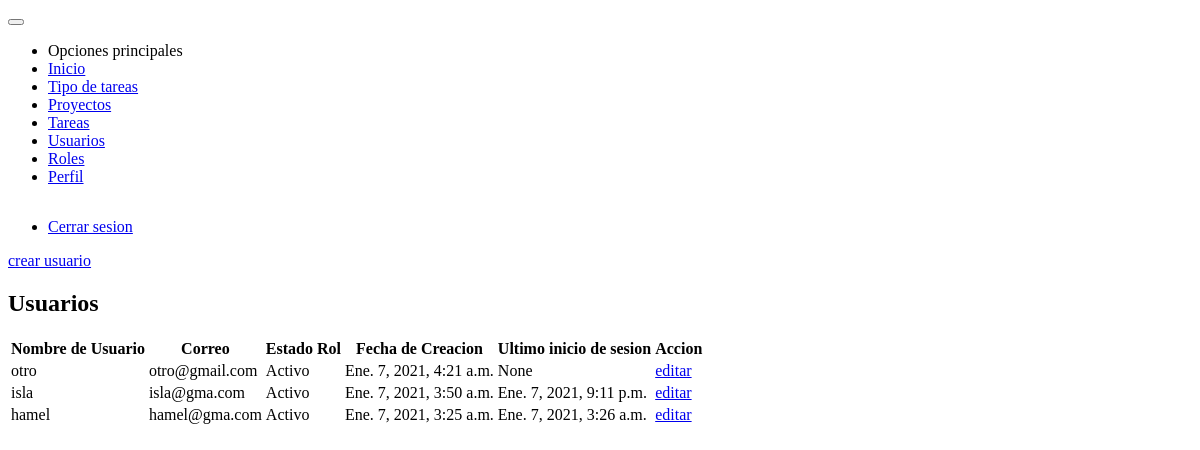
The app's page /acceder/usuarios/ (signed in) with its own data.
### users/models.py (models this page shows)
class User(AbstractUser):
    def get_full_name(self):
        return f'{self.first_name} {self.last_name}'

### users/views.py (the view)
# urls.py: path('usuarios/', views.UserListView.as_view(), name='user'),
class UserListView(LoginRequiredMixin, PermissionRequiredMixin, ListView):
    permission_required = 'users.view_user'
    login_url = 'users:login'
    template_name = 'users/users.html'
    queryset = User.objects.all().order_by('-pk')
    def get_context_data(self, **kwargs):
        context = super().get_context_data(**kwargs)
        context['group'] = Group.objects.values_list('name', flat=True)
        return context

### templates/users/users.html (shortened to what this page needs)
{% extends 'base.html' %}
{% block content %}
    <div class="card">
        <div class="card-content m-2">
            <a href="{% url 'users:register' %}" class="button success"> crear usuario</a>
            <h2 class="center">Usuarios</h2>
            <table class="table" data-role="table" data-horizontal-scroll="true" data-table-search-title="Buscar: " data-table-rows-count-title="Cantidad a mostrar">
                <thead>
                    <tr>
                        <th>Nombre de Usuario</th>
                        <th>Correo</th>
                        <th>Estado</th>
                        <th>Rol</th>
                        <th>Fecha de Creacion</th>
                        <th>Ultimo inicio de sesion</th>
                        <th>Accion</th>
                    </tr>
                </thead>
                <tbody>
                    {% for user in object_list %}
                        <tr>
                            <td>{{ user.username }}</td>
                            <td>{{ user.email }}</td>
                            <td>{{ user.is_active|yesno:'Activo,Inactivo' }}</td>
                            <td>{{ user.group }}</td>
                            <td>{{ user.date_joined }}</td>
                            <td>{{ user.last_login }}</td>
                            <td>
                                <a href="{% url 'users:update' user.pk %}" class="button info"> editar</a>
                            </td>
                        </tr>
                    {% endfor %}
                </tbody>
            </table>
        </div>
    </div>
{% endblock %}

### records on screen
User: username "otro", email "otro@gmail.com", is_active "Activo", date_joined "Ene. 7, 2021, 4:21 a.m.", last_login "None"
User: username "isla", email "isla@gma.com", is_active "Activo", date_joined "Ene. 7, 2021, 3:50 a.m.", last_login "Ene. 7, 2021, 9:11 p.m."
User: username "hamel", email "hamel@gma.com", is_active "Activo", date_joined "Ene. 7, 2021, 3:25 a.m.", last_login "Ene. 7, 2021, 3:26 a.m."
